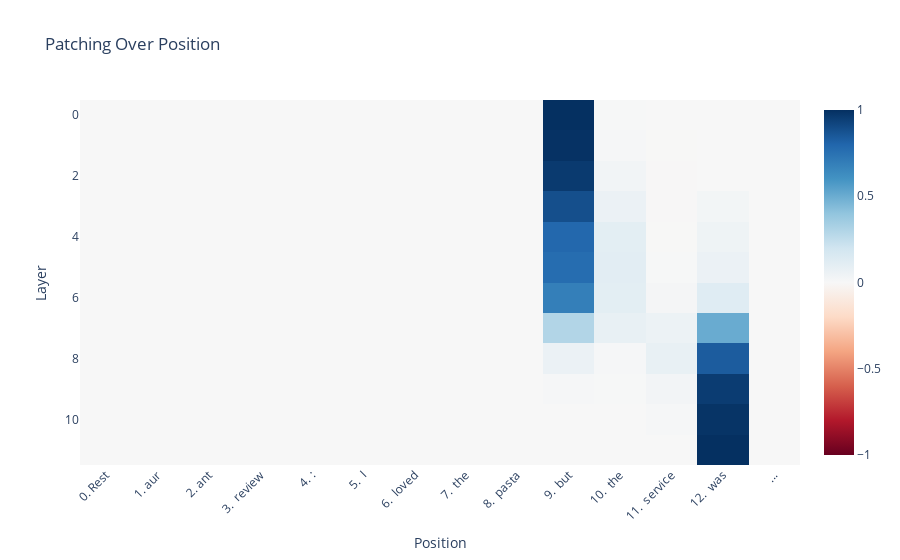

Notebook source saved alongside this figure:
### Code cell
from nnsight import util
from nnsight.tracing.Proxy import Proxy

patching_results = util.apply(patching_results, lambda x: x.value, Proxy)

token_labels = [f"{i}. {model.tokenizer.decode(clean_correct_tokens[0][i])}" for i in range(len(clean_correct_tokens[0]))]
token_labels[-1] = "..."

fig = px.imshow(
    patching_results,
    color_continuous_scale="RdBu",
    color_continuous_midpoint=0.0,
    title="Patching Over Position",
    # replace x axis with tokens at position
    x=token_labels
)

fig.update_layout(
    # rotate x axis labels
    xaxis_tickangle=-45,
    xaxis_title="Position",
    yaxis_title="Layer"
)

fig.show()

### Figure 1 — Plotly figure (JSON) as saved in the notebook; plotly's stock layout.template omitted (floating-point values rounded to 4 significant figures; data arrays with more than 128 entries replaced by an {"elided": "..."} marker saying what was removed)
{"data": [{"coloraxis": "coloraxis", "hovertemplate": "x: %{x}<br>y: %{y}<br>color: %{z}<extra></extra>", "name": "0", "type": "heatmap", "x": ["0. Rest", "1. aur", "2. ant", "3.  review", "4. :", "5.  I", "6.  loved", "7.  the", "8.  pasta", "9.  but", "10.  the", "11.  service", "12.  was", "..."], "xaxis": "x", "yaxis": "y", "z": {"elided": "12x14 float values"}}], "layout": {"coloraxis": {"cmid": 0, "colorscale": [[0, "rgb(103,0,31)"], [0.1, "rgb(178,24,43)"], [0.2, "rgb(214,96,77)"], [0.3, "rgb(244,165,130)"], [0.4, "rgb(253,219,199)"], [0.5, "rgb(247,247,247)"], [0.6, "rgb(209,229,240)"], [0.7, "rgb(146,197,222)"], [0.8, "rgb(67,147,195)"], [0.9, "rgb(33,102,172)"], [1, "rgb(5,48,97)"]]}, "title": {"text": "Patching Over Position"}, "xaxis": {"anchor": "y", "constrain": "domain", "domain": [0, 1], "scaleanchor": "y", "tickangle": -45, "title": {"text": "Position"}}, "yaxis": {"anchor": "x", "autorange": "reversed", "constrain": "domain", "domain": [0, 1], "title": {"text": "Layer"}}}}
